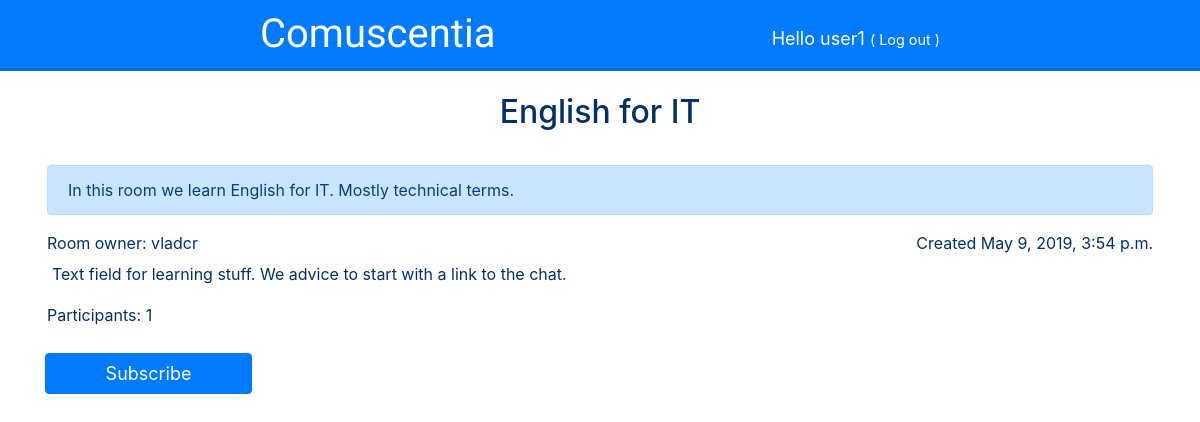
/room/3/ (signed in), run on the app's committed database.
### comuscentia/models.py (models this page shows, shortened)
class Room(models.Model):
	owner = models.ForeignKey(settings.AUTH_USER_MODEL, on_delete=models.CASCADE)
	title = models.CharField(max_length=200)
	created_date = models.DateTimeField(default=timezone.now)
	description = models.CharField(max_length=200)
	textblock = models.TextField(default="Text field for learning stuff. We advice to start with a link to the chat.")

### comuscentia/views.py (the view)
# urls.py: path('room/<int:pk>/', views.room, name='room'),
@login_required
def room(request, pk):
	room = get_object_or_404(Room, pk=pk)
	participations = Participation.objects.filter(room=room)
	subscribers = [participation.user for participation in participations] # subscribers list
	count = participants(room)
	return render(request, 'comuscentia/room.html', {'room': room, 'count': count, 'participants': subscribers})

### comuscentia/views.py (called while the page is built)
def participants(room):
	return len(Participation.objects.filter(room=room))

### comuscentia/templates/comuscentia/room.html
{% extends 'comuscentia/base.html' %}
{% block content %}
	<h2>{{ room.title }}</h2><br>
	<div class="content container">
    	<p class="alert alert-primary">{{ room.description|linebreaksbr }}</p>
        <p>Room owner: {{ room.owner }}     <span style='float: right;'>Created {{ room.created_date }}</span></p>
    	<p class='room'>{{ room.textblock|linebreaksbr }}</p>
        <p>Participants: {{ count }}</p><br>
    {% if user == room.owner %}
        <a class="btn btn-secondary" href="{% url 'edit_room' pk=room.pk %}">Edit room</a>
        <a class="btn btn-danger" href="{% url 'delete' pk=room.pk %}">Delete room</a>
    {% else %}
        {% if user not in participants %}
            <a class="btn btn-primary" href="{% url 'sub' pk=room.pk %}">Subscribe</a>
        {% else %}
            <a class="btn btn-danger" href="{% url 'unsub' pk=room.pk %}">Unsubscribe</a>
        {% endif %}
    {% endif %}
	</div>
{% endblock %}

### comuscentia/templates/comuscentia/base.html (shortened to what this page needs)
{% load static %}
<html>
    <head>
        <link rel="stylesheet" href="https://stackpath.bootstrapcdn.com/bootstrap/4.3.1/css/bootstrap.min.css">
        <link rel="stylesheet" href="{% static 'css/style.css' %}">
    </head>
	<body>
		<header>
			<a href="/"><h1>Comuscentia</h1></a>
            {% if user.is_authenticated %}
                <div id="float_right">Hello {{ user.username }} <small>( <a href="{% url 'logout' %}" style="color: white;">Log out</a> )</small></div>
            {% endif %}
		</header>
		{% block content %}
        {% endblock %}
	</body>
</html>

### comuscentia/static/css/style.css (style rules this page uses)
html, body { height: 100%; }
body { width: 100%; margin: 0; color: #003166; }
header { display: block; width: 100%; margin-bottom: 25px; color: white; font-size: 18px; background-color: #007bff; box-shadow: 0 3px #006bdd; }
h1 { display: inline-block; margin: 10px; color: white; font-family: 'Fredericka the Great', cursive; }
#float_right { display: inline-block; float: right; margin: 10px; padding-top: 15px; }
h2 { text-align: center; }
.btn-primary { width: 207px; margin-bottom: 15px; font-size: 18px; }
.room { display: block; width: 100%; padding: 5px; padding-bottom: 15px; }
p { margin: 2px; }
@media (min-width: 576px) { h1 { padding-left: 50px; } }
@media (min-width: 576px) { #float_right { padding-right: 50px; } }
@media (min-width: 768px) { h1 { padding-left: 100px; } }
@media (min-width: 768px) { #float_right { padding-right: 100px; } }
@media (min-width: 992px) { h1 { padding-left: 150px; } }
@media (min-width: 992px) { #float_right { padding-right: 150px; } }
@media (min-width: 1200px) { h1 { padding-left: 250px; } }
@media (min-width: 1200px) { #float_right { padding-right: 250px; } }

### data on the page
Room: title "English for IT", description "In this room we learn English for IT. Mostly technical terms.", owner "vladcr", created_date "May 9, 2019, 3:54 p.m.", textblock "Text field for learning stuff. We advice to start with a link to the chat."

### other printed values
{{ user.username }} "user1"
{{ count }} "1"
